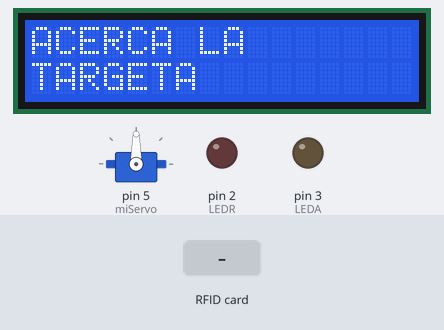
The sketch below on a simulated Arduino Uno, built with avr-gcc and run on an emulated ATmega328P. On the bench: servo, 16×2 character LCD, output pins drawn as LEDs (lit = HIGH). The inputs (shaded band) are chosen by the test bench. EEPROM starts erased; pins used as bus, display or sensor lines are not drawn; what the sketch prints to the serial monitor is not drawn.

Above: at 1.3 s.
1.4 s: RFID card 5E 7A 19 C4 held to the reader
At 1.8 s:
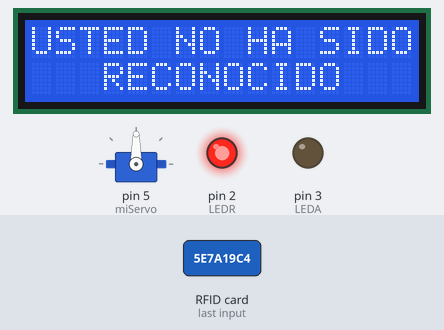
At 2.7 s:
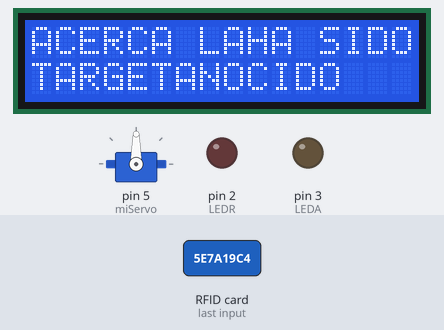
3.4 s: RFID card C3 F9 09 2E held to the reader
At 9.2 s:
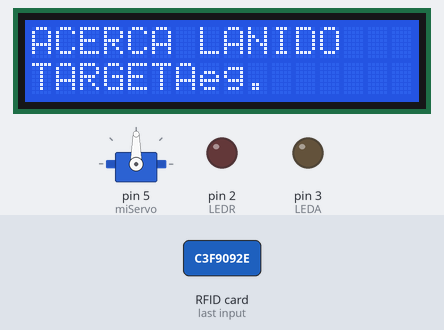
Timing chart, 0 to 10.7 s (numbered marks = the images above; inputs shaded):
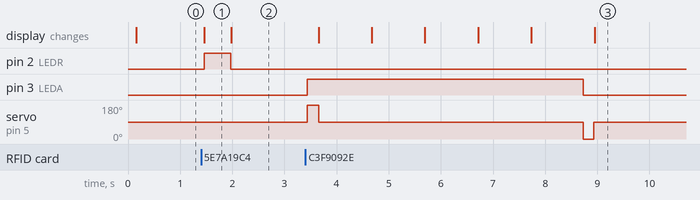

Measured:
- after the input at 1.4 s, pin 2 (LEDR): LOW → HIGH after 0.07 s, → LOW 0.50 s later; the display: changes after 0.07 s (image 1)
- after the input at 3.4 s, pin 3 (LEDA): LOW → HIGH at once, → LOW 5.3 s later; servo on pin 5 (miServo): 90° → 180° at once, → 90° 0.22 s later, → 0° 5.1 s later, → 90° 0.20 s later; the display: first changes after 0.26 s (image 3 shows a later state)
- what the display in image 1 shows lasts 0.5 s, from 1.5 s to 2.0 s

The sketch:

SistemaParqueadero.ino
```cpp
#include <SPI.h>
#include <Servo.h>
#include <EEPROM.h>
#include <MFRC522.h>
#include <Wire.h>
#include <LCD.h>
#include <LiquidCrystal_I2C.h>

#define RST_PIN         9
#define SS_PIN          10

Servo miServo;
int LEDA = 3;
int LEDR = 2;
int segundos = 0;
LiquidCrystal_I2C lcd (0x27,2,1,0,4,5,6,7);
MFRC522 mfrc522(SS_PIN, RST_PIN);  // Create MFRC522 instance

String tarjeta = "C3 F9 09 2E";
String formato = "XX XX XX XX";

int notas[] ={ 3, 4, 2, 4.0, 5.0, 2.3, 3.8};

void setup() {
  EEPROM.put(0, tarjeta);
  miServo.attach(5);
  pinMode(LEDA, OUTPUT);
  pinMode(LEDR, OUTPUT);
  inicializarTarjeta();
  inicializarPantalla();
}

void inicializarPantalla(){          //Inicializar Pantalla
  lcd.setBacklightPin(3, POSITIVE);
  lcd.setBacklight(HIGH);
  lcd.begin(16, 2);
  lcd.clear();
  //imprimirInicio();
}

void inicializarTarjeta(){          //Inicializa la tarjeta RFID
  Serial.begin(9600);
  while (!Serial);
  SPI.begin();
  mfrc522.PCD_Init();
  delay(4);
  mfrc522.PCD_DumpVersionToSerial();

}

void loop() {

  imprimirInicio();
  //Serial.println(EEPROM.get(0, tarjeta));
  if ( ! mfrc522.PICC_IsNewCardPresent()) {// valida si hay una tarjeta presente
    imprimirInicio();
    Serial.println("Hay algo...");
    return;
  }

  if ( ! mfrc522.PICC_ReadCardSerial()) {// leer la tarjeta
    return;
  }
  mfrc522.PICC_DumpToSerial(&(mfrc522.uid));// imprime la informacion al serial

  String content= "";
  byte letter;
  for (byte i = 0; i < mfrc522.uid.size; i++) {
     content.concat(String(mfrc522.uid.uidByte[i] < 0x10 ? " 0" : " "));
     content.concat(String(mfrc522.uid.uidByte[i], HEX));
  }
  content.toUpperCase();
  if (content.substring(1) == EEPROM.get(0, formato)){
     abrirPuerta();
  }else{
    Serial.println("Esa no es");
     imprimirRechazo();
     digitalWrite(LEDR, HIGH);  // Prende un LED rojo si no esta registrado
     delay(500);
     digitalWrite(LEDR, LOW);
  }
}

void imprimirInicio(){
  //lcd.clear();
  lcd.setCursor(0, 0);
  lcd.print("ACERCA LA");
  lcd.setCursor(0, 1);
  lcd.print("TARGETA");
}

void imprimirBienvenida(){
  lcd.clear();
  lcd.setCursor(3, 0);
  lcd.print("BIENVENIDO");
  lcd.setCursor(4, 1);
  lcd.print(segundos+1);
  lcd.print(" Seg.");
}

void imprimirRechazo(){
  lcd.clear();
  lcd.setCursor(0, 0);
  lcd.print("USTED NO HA SIDO");
  lcd.setCursor(3, 1);
  lcd.print("RECONOCIDO");
}

void abrirPuerta(){
  digitalWrite(LEDA, HIGH);  //Prende un led azul si esta registrado
  miServo.write(180);
  delay(200);
  miServo.write(90);
  while(segundos<5){
    imprimirBienvenida();
    delay(1000);
    segundos++;
  }
  segundos = 0;
  digitalWrite(LEDA, LOW);
  miServo.write(0);
  delay(200);
  miServo.write(90);

}
```
